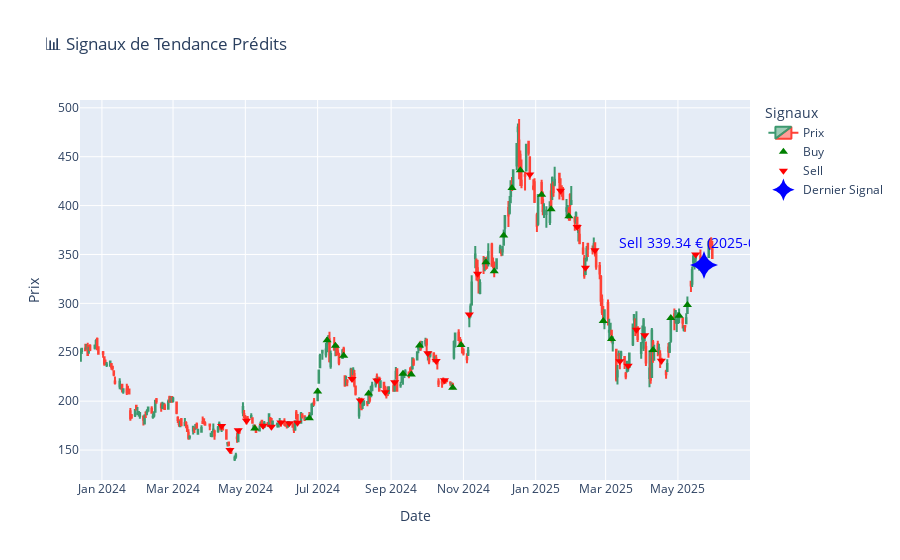

Notebook code for this chart:
### Code cell
import os
import numpy as np
import pandas as pd
import plotly.graph_objects as go
from tensorflow.keras.models import load_model
from tensorflow.keras.preprocessing.image import load_img, img_to_array
from tensorflow.keras.applications.resnet import preprocess_input

# ==== PARAMÈTRES ====
IMG_SIZE = (224, 224)
SEQ_LEN = 5
MODEL_PATH = "models/end2end_model_20250530_203710.keras"
DATA_PATH = "tesla_ohlcv_365jours.csv"
SEQUENCES_DIR = "dataset_auto\sequences"
DAYS_PER_IMAGE = 20
STRIDE = 5

# ==== CHARGEMENT DES DONNÉES ====
df = pd.read_csv(DATA_PATH, parse_dates=["datetime"])
df.rename(columns={
    "datetime": "Date",
    "open": "Open", "high": "High", "low": "Low", "close": "Close", "volume": "Volume"
}, inplace=True)
df.sort_values("Date", inplace=True)
df.reset_index(drop=True, inplace=True)

# ==== CHARGEMENT DU MODÈLE ====
print("📦 Chargement du modèle...")
model = load_model(MODEL_PATH)

# ==== PRÉPARATION DES SÉQUENCES ====
print("🧩 Chargement des séquences...")
sequences = []
sequence_dates = []

for trend_label in ["uptrend", "downtrend"]:
    trend_dir = os.path.join(SEQUENCES_DIR, trend_label)
    if not os.path.exists(trend_dir):
        continue

    for seq_folder in sorted(os.listdir(trend_dir), key=lambda x: int(x.split("_")[1])):
        seq_path = os.path.join(trend_dir, seq_folder)
        if not os.path.isdir(seq_path):
            continue

        sequence = []
        for i in range(SEQ_LEN):
            img_path = os.path.join(seq_path, f"img_{i}.png")
            if os.path.exists(img_path):
                img = load_img(img_path, target_size=IMG_SIZE)
                img = img_to_array(img)
                img = preprocess_input(img)
                sequence.append(img)

        if len(sequence) == SEQ_LEN:
            sequences.append(np.array(sequence))

            # Date correspondant à la fin de la séquence
            seq_index = int(seq_folder.split("_")[1])
            last_candle_index = seq_index * STRIDE + (SEQ_LEN - 1) * DAYS_PER_IMAGE
            if last_candle_index < len(df):
                sequence_dates.append(df.iloc[last_candle_index]["Date"])

# ==== PRÉDICTIONS ====
print("📈 Prédiction des signaux...")
signals = []
for seq in sequences:
    seq_input = np.expand_dims(seq, axis=0)  # Shape: (1, 5, 224, 224, 3)
    prediction = model.predict(seq_input, verbose=0)
    signal = int(np.argmax(prediction))  # 0 = Buy, 1 = Sell
    signals.append(signal)

# ==== AFFECTATION DES SIGNAUX AU DATAFRAME ====
df["Signal"] = -1
for date, sig in zip(sequence_dates, signals):
    df.loc[df["Date"] == date, "Signal"] = sig

# ==== AFFICHAGE DES PRÉDICTIONS ====
print("\n📋 === DÉTAILS DES PRÉDICTIONS ===")
for date, sig in zip(sequence_dates, signals):
    close_price = df[df["Date"] == date]["Close"].values[0]
    signal_str = "Buy" if sig == 0 else "Sell"
    print(f"{signal_str} @ {close_price:.2f} € le {date.date()}")

# ==== VISUALISATION AVEC PLOTLY ====
fig = go.Figure(data=[go.Candlestick(
    x=df["Date"],
    open=df["Open"], high=df["High"],
    low=df["Low"], close=df["Close"],
    name="Prix"
)])

# Ajout des signaux
colors = {0: "green", 1: "red", -1: "gray"}
symbols = {0: "triangle-up", 1: "triangle-down", -1: "circle"}

for sig_value in [0, 1]:
    subset = df[df["Signal"] == sig_value]
    fig.add_trace(go.Scatter(
        x=subset["Date"],
        y=subset["Close"],
        mode="markers",
        name="Buy" if sig_value == 0 else "Sell",
        marker=dict(color=colors[sig_value], size=8, symbol=symbols[sig_value])
    ))

# Dernier signal personnalisé
if len(signals) > 0:
    last_date = sequence_dates[-1]
    last_row = df[df["Date"] == last_date].iloc[0]
    signal_value = int(last_row["Signal"])
    signal_type = {0: "Buy", 1: "Sell", -1: "None"}[signal_value]

    fig.add_trace(go.Scatter(
        x=[last_row["Date"]],
        y=[last_row["Close"]],
        mode="markers+text",
        name="Dernier Signal",
        marker=dict(color="blue", size=20, symbol="star-diamond"),
        text=[f"{signal_type}\n{last_row['Close']:.2f} €\n({last_date.date()})"],
        textposition="top center",
        textfont=dict(size=14, color="blue")
    ))

fig.update_layout(
    title="📊 Signaux de Tendance Prédits",
    xaxis_title="Date",
    yaxis_title="Prix",
    xaxis_rangeslider_visible=False,
    legend_title="Signaux"
)
fig.show()

# ==== BACKTEST SIMPLIFIÉ ====
capital = 10000
position = 0
entry_price = 0
trades = []

print("\n📉 === BACKTEST ===")
for i, row in df.iterrows():
    if row["Signal"] == 0 and position == 0:
        entry_price = row["Close"]
        position = capital / entry_price
        trades.append(f"🟢 Achat à {entry_price:.2f} € le {row['Date'].date()}")
    elif row["Signal"] == 1 and position > 0:
        exit_price = row["Close"]
        capital = position * exit_price
        trades.append(f"🔴 Vente à {exit_price:.2f} € le {row['Date'].date()} | 💰 Capital: {capital:.2f} €")
        position = 0

# Vente finale si position encore ouverte
if position > 0:
    final_price = df.iloc[-1]["Close"]
    capital = position * final_price
    trades.append(f"⚪ Vente finale à {final_price:.2f} € le {df.iloc[-1]['Date'].date()} | 🏁 Capital final: {capital:.2f} €")

# Affichage final
print("\n📌 === RÉSUMÉ DES TRADES ===")
for t in trades:
    print(t)
print(f"\n💼 Capital final : {capital:.2f} €")

### Figure 1 — Plotly figure (JSON) as saved in the notebook; plotly's stock layout.template omitted (floating-point values rounded to 4 significant figures; data arrays with more than 128 entries replaced by an {"elided": "..."} marker saying what was removed)
{"data": [{"close": {"elided": "365 float values"}, "high": {"elided": "365 float values"}, "low": {"elided": "365 float values"}, "name": "Prix", "open": {"elided": "365 float values"}, "type": "candlestick", "x": {"elided": "365 str values"}}, {"marker": {"color": "green", "size": 8, "symbol": "triangle-up"}, "mode": "markers", "name": "Buy", "type": "scatter", "x": ["2024-05-09T00:00:00.000000000", "2024-06-24T00:00:00.000000000", "2024-07-01T00:00:00.000000000", "2024-07-09T00:00:00.000000000", "2024-07-16T00:00:00.000000000", "2024-07-23T00:00:00.000000000", "2024-08-13T00:00:00.000000000", "2024-09-11T00:00:00.000000000", "2024-09-18T00:00:00.000000000", "2024-09-25T00:00:00.000000000", "2024-10-23T00:00:00.000000000", "2024-10-30T00:00:00.000000000", "2024-11-20T00:00:00.000000000", "2024-11-27T00:00:00.000000000", "2024-12-05T00:00:00.000000000", "2024-12-12T00:00:00.000000000", "2024-12-19T00:00:00.000000000", "2025-01-06T00:00:00.000000000", "2025-01-14T00:00:00.000000000", "2025-01-29T00:00:00.000000000", "2025-02-27T00:00:00.000000000", "2025-03-06T00:00:00.000000000", "2025-04-10T00:00:00.000000000", "2025-04-25T00:00:00.000000000", "2025-05-02T00:00:00.000000000", "2025-05-09T00:00:00.000000000"], "y": [172.0, 182.6, 209.9, 262.3, 256.6, 246.4, 207.8, 228.1, 227.2, 257.0, 213.6, 257.5, 342.0, 332.9, 369.5, 418.1, 436.2, 411.0, 396.4, 389.1, 282.0, 263.5, 252.4, 285.0, 287.2, 298.3]}, {"marker": {"color": "red", "size": 8, "symbol": "triangle-down"}, "mode": "markers", "name": "Sell", "type": "scatter", "x": ["2024-04-11T00:00:00.000000000", "2024-04-18T00:00:00.000000000", "2024-04-25T00:00:00.000000000", "2024-05-02T00:00:00.000000000", "2024-05-16T00:00:00.000000000", "2024-05-23T00:00:00.000000000", "2024-05-31T00:00:00.000000000", "2024-06-07T00:00:00.000000000", "2024-06-14T00:00:00.000000000", "2024-07-30T00:00:00.000000000", "2024-08-06T00:00:00.000000000", "2024-08-20T00:00:00.000000000", "2024-08-27T00:00:00.000000000", "2024-09-04T00:00:00.000000000", "2024-10-02T00:00:00.000000000", "2024-10-09T00:00:00.000000000", "2024-10-16T00:00:00.000000000", "2024-11-06T00:00:00.000000000", "2024-11-13T00:00:00.000000000", "2024-12-27T00:00:00.000000000", "2025-01-22T00:00:00.000000000", "2025-02-05T00:00:00.000000000", "2025-02-12T00:00:00.000000000", "2025-02-20T00:00:00.000000000", "2025-03-13T00:00:00.000000000", "2025-03-20T00:00:00.000000000", "2025-03-27T00:00:00.000000000", "2025-04-03T00:00:00.000000000", "2025-04-17T00:00:00.000000000", "2025-05-16T00:00:00.000000000", "2025-05-23T00:00:00.000000000"], "y": [174.6, 149.9, 170.2, 180.0, 174.8, 173.7, 178.1, 177.5, 178.0, 222.6, 200.6, 221.1, 209.2, 219.4, 249.0, 241.1, 221.3, 288.5, 330.2, 431.7, 415.1, 378.2, 336.5, 354.4, 240.7, 236.3, 273.1, 267.3, 241.4, 350.0, 339.3]}, {"marker": {"color": "blue", "size": 20, "symbol": "star-diamond"}, "mode": "markers+text", "name": "Dernier Signal", "text": ["Sell\n339.34 €\n(2025-05-23)"], "textfont": {"color": "blue", "size": 14}, "textposition": "top center", "type": "scatter", "x": ["2025-05-23T00:00:00"], "y": [339.3]}], "layout": {"legend": {"title": {"text": "Signaux"}}, "title": {"text": "📊 Signaux de Tendance Prédits"}, "xaxis": {"rangeslider": {"visible": false}, "title": {"text": "Date"}}, "yaxis": {"title": {"text": "Prix"}}}}
